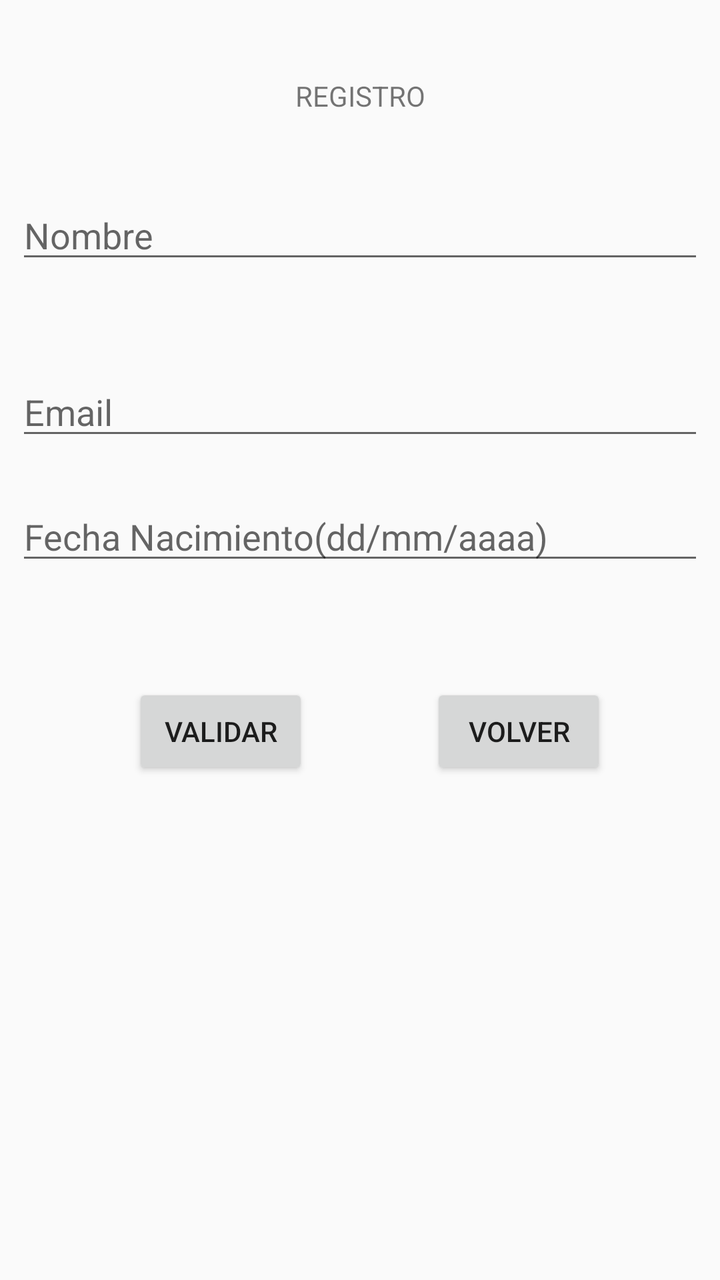
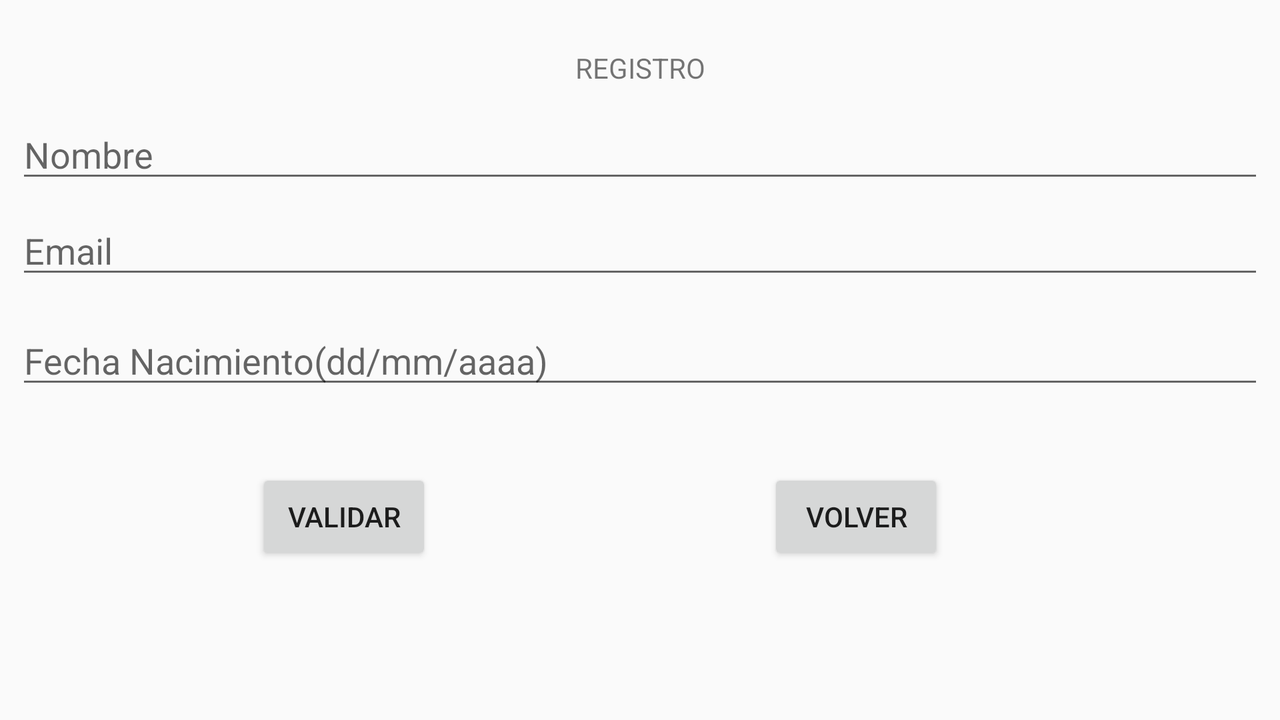

An Android layout and its configuration variant, each rendered on a device that would load it. The default file and the variant file are quoted in full after the pictures.
<!-- AndroidManifest.xml: application theme AppTheme -->
<!-- res/layout/control.xml -->
<?xml version="1.0" encoding="utf-8"?>
<android.support.constraint.ConstraintLayout
    xmlns:android="http://schemas.android.com/apk/res/android"
    xmlns:app="http://schemas.android.com/apk/res-auto"
    xmlns:tools="http://schemas.android.com/tools"
    android:layout_width="match_parent"
    android:layout_height="match_parent">

    <TextView
        android:id="@+id/textView2"
        android:layout_width="wrap_content"
        android:layout_height="wrap_content"
        android:layout_marginBottom="8dp"
        android:layout_marginEnd="8dp"
        android:layout_marginStart="8dp"
        android:layout_marginTop="8dp"
        android:text="@string/registro"
        style="@style/titulos"
        app:layout_constraintBottom_toBottomOf="parent"
        app:layout_constraintEnd_toEndOf="parent"
        app:layout_constraintStart_toStartOf="parent"
        app:layout_constraintTop_toTopOf="parent"
        app:layout_constraintVertical_bias="0.05" />

    <EditText
        android:id="@+id/textnombre"
        android:layout_width="match_parent"
        android:layout_height="39dp"
        android:layout_marginBottom="8dp"
        android:layout_marginEnd="8dp"
        android:layout_marginStart="8dp"
        android:layout_marginTop="8dp"
        android:hint="@string/nombre"
        app:layout_constraintBottom_toBottomOf="parent"
        app:layout_constraintEnd_toEndOf="parent"
        app:layout_constraintHorizontal_bias="0.0"
        app:layout_constraintStart_toStartOf="parent"
        app:layout_constraintTop_toBottomOf="@+id/textView2"
        app:layout_constraintVertical_bias="0.061" />

    <EditText
        android:id="@+id/textemail"
        android:layout_width="match_parent"
        android:layout_height="40dp"
        android:layout_marginBottom="8dp"
        android:layout_marginEnd="8dp"
        android:layout_marginStart="8dp"
        android:layout_marginTop="8dp"
        android:hint="@string/email"
        android:inputType="textEmailAddress"
        app:layout_constraintBottom_toBottomOf="parent"
        app:layout_constraintEnd_toEndOf="parent"
        app:layout_constraintHorizontal_bias="0.0"
        app:layout_constraintStart_toStartOf="parent"
        app:layout_constraintTop_toTopOf="parent"
        app:layout_constraintVertical_bias="0.303" />

    <EditText
        android:id="@+id/textfecha"
        android:layout_width="match_parent"
        android:layout_height="40dp"
        android:layout_marginBottom="8dp"
        android:layout_marginEnd="8dp"
        android:layout_marginStart="8dp"
        android:layout_marginTop="8dp"
        android:clickable="true"
        android:focusable="false"
        android:hint="@string/fecha"
        app:layout_constraintBottom_toBottomOf="parent"
        app:layout_constraintEnd_toEndOf="parent"
        app:layout_constraintHorizontal_bias="0.0"
        app:layout_constraintStart_toStartOf="parent"
        app:layout_constraintTop_toTopOf="parent"
        app:layout_constraintVertical_bias="0.41" />

    <Button
        android:id="@+id/botonvalidar"
        android:layout_width="wrap_content"
        android:layout_height="wrap_content"
        android:layout_marginBottom="8dp"
        android:layout_marginEnd="8dp"
        android:layout_marginStart="8dp"
        android:layout_marginTop="8dp"
        android:text="@string/validar"
        app:layout_constraintBottom_toBottomOf="parent"
        app:layout_constraintEnd_toEndOf="parent"
        app:layout_constraintHorizontal_bias="0.228"
        app:layout_constraintStart_toStartOf="parent"
        app:layout_constraintTop_toTopOf="parent"
        app:layout_constraintVertical_bias="0.579" />

    <Button
        android:id="@+id/botonvolver3"
        android:layout_width="wrap_content"
        android:layout_height="wrap_content"
        android:layout_marginEnd="8dp"
        android:layout_marginStart="8dp"
        android:text="@string/volver"
        app:layout_constraintBaseline_toBaselineOf="@+id/botonvalidar"
        app:layout_constraintEnd_toEndOf="parent"
        app:layout_constraintHorizontal_bias="0.81"
        app:layout_constraintStart_toStartOf="parent" />

</android.support.constraint.ConstraintLayout>
<!-- resources referenced by this layout -->
<resources>
  <string name="email">Email</string>
  <string name="fecha">Fecha Nacimiento(dd/mm/aaaa)</string>
  <string name="nombre">Nombre</string>
  <string name="registro">REGISTRO</string>
  <string name="validar">VALIDAR</string>
  <string name="volver">VOLVER</string>
  <style name="titulos">
      <item name="android:layout_marginBottom">20dp</item>
      <item name="android:layout_marginTop">20dp</item>
      <item name="android:layout_gravity">center</item>
      </style>
  <style name="AppTheme" parent="Theme.AppCompat.Light.DarkActionBar">
          
          <item name="colorPrimary">@color/colorPrimary</item>
          <item name="colorPrimaryDark">@color/colorPrimaryDark</item>
          <item name="colorAccent">@color/colorAccent</item>
      </style>
</resources>
<!-- res/layout-land/control.xml (the repository's variant of the layout above) -->
<!-- drawn on the phone turned sideways -->
<?xml version="1.0" encoding="utf-8"?>
<android.support.constraint.ConstraintLayout
    xmlns:android="http://schemas.android.com/apk/res/android"
    xmlns:app="http://schemas.android.com/apk/res-auto"
    xmlns:tools="http://schemas.android.com/tools"
    android:layout_width="match_parent"
    android:layout_height="match_parent">

    <TextView
        android:id="@+id/textView2"
        android:layout_width="wrap_content"
        android:layout_height="wrap_content"
        android:layout_marginBottom="8dp"
        android:layout_marginEnd="8dp"
        android:layout_marginStart="8dp"
        android:layout_marginTop="8dp"
        android:text="@string/registro"
        app:layout_constraintBottom_toBottomOf="parent"
        app:layout_constraintEnd_toEndOf="parent"
        app:layout_constraintStart_toStartOf="parent"
        app:layout_constraintTop_toTopOf="parent"
        app:layout_constraintVertical_bias="0.05" />

    <EditText
        android:id="@+id/textnombre"
        android:layout_width="match_parent"
        android:layout_height="39dp"
        android:layout_marginBottom="8dp"
        android:layout_marginEnd="8dp"
        android:layout_marginStart="8dp"
        android:layout_marginTop="8dp"
        android:hint="@string/nombre"
        app:layout_constraintBottom_toBottomOf="parent"
        app:layout_constraintEnd_toEndOf="parent"
        app:layout_constraintStart_toStartOf="parent"
        app:layout_constraintTop_toTopOf="parent"
        app:layout_constraintVertical_bias="0.162" />

    <EditText
        android:id="@+id/textemail"
        android:layout_width="match_parent"
        android:layout_height="40dp"
        android:layout_marginBottom="8dp"
        android:layout_marginEnd="8dp"
        android:layout_marginStart="8dp"
        android:layout_marginTop="8dp"
        android:hint="@string/email"
        android:inputType="textEmailAddress"
        app:layout_constraintBottom_toBottomOf="parent"
        app:layout_constraintEnd_toEndOf="parent"
        app:layout_constraintHorizontal_bias="0.0"
        app:layout_constraintStart_toStartOf="parent"
        app:layout_constraintTop_toTopOf="parent"
        app:layout_constraintVertical_bias="0.317" />

    <EditText
        android:id="@+id/textfecha"
        android:layout_width="match_parent"
        android:layout_height="40dp"
        android:layout_marginBottom="8dp"
        android:layout_marginEnd="8dp"
        android:layout_marginStart="8dp"
        android:layout_marginTop="8dp"
        android:hint="@string/fecha"
        app:layout_constraintBottom_toBottomOf="parent"
        app:layout_constraintEnd_toEndOf="parent"
        app:layout_constraintHorizontal_bias="0.0"
        app:layout_constraintStart_toStartOf="parent"
        app:layout_constraintTop_toTopOf="parent"
        app:layout_constraintVertical_bias="0.498" />

    <Button
        android:id="@+id/botonvalidar"
        android:layout_width="wrap_content"
        android:layout_height="wrap_content"
        android:layout_marginBottom="8dp"

        android:layout_marginLeft="128dp"
        android:layout_marginTop="8dp"
        android:text="@string/validar"
        app:layout_constraintBottom_toBottomOf="parent"
        app:layout_constraintStart_toStartOf="parent"
        app:layout_constraintTop_toTopOf="parent"
        app:layout_constraintVertical_bias="0.765" />

    <Button
        android:id="@+id/botonvolver3"
        android:layout_width="wrap_content"
        android:layout_height="wrap_content"
        android:layout_marginEnd="8dp"
        android:layout_marginStart="8dp"
        android:text="@string/volver"
        app:layout_constraintBaseline_toBaselineOf="@+id/botonvalidar"
        app:layout_constraintEnd_toEndOf="parent"
        app:layout_constraintStart_toEndOf="@+id/botonvalidar" />
</android.support.constraint.ConstraintLayout>
<!-- resources referenced by the variant -->
<!-- as the phone turned sideways resolves them -->
<resources>
  <string name="email">Email</string>
  <string name="fecha">Fecha Nacimiento(dd/mm/aaaa)</string>
  <string name="nombre">Nombre</string>
  <string name="registro">REGISTRO</string>
  <string name="validar">VALIDAR</string>
  <string name="volver">VOLVER</string>
  <style name="AppTheme" parent="Theme.AppCompat.Light.DarkActionBar">
          
          <item name="colorPrimary">@color/colorPrimary</item>
          <item name="colorPrimaryDark">@color/colorPrimaryDark</item>
          <item name="colorAccent">@color/colorAccent</item>
      </style>
</resources>
